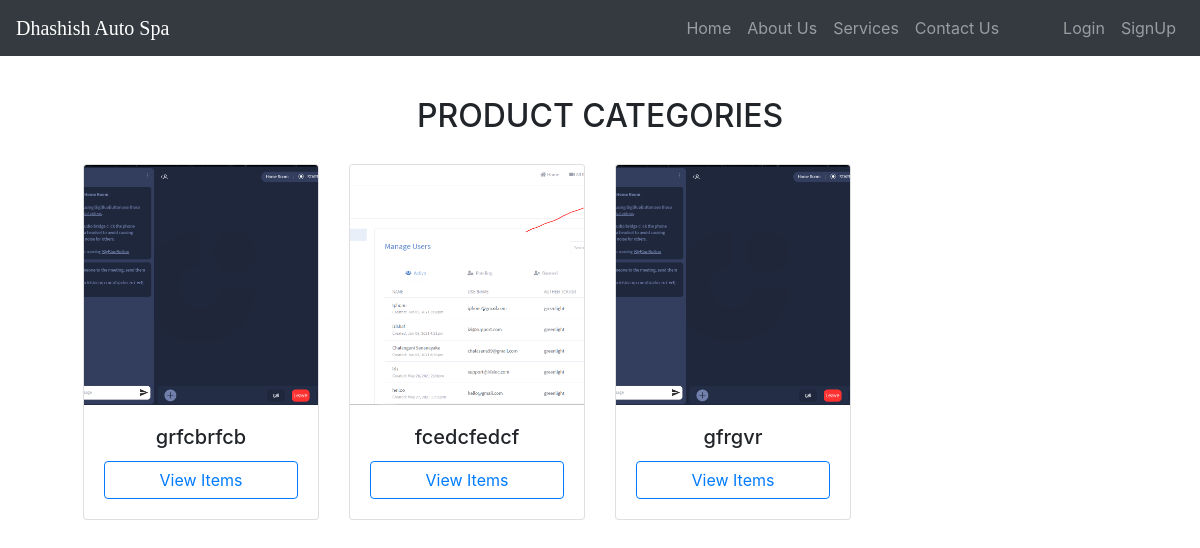
Page /viewCategories.php on the committed database.
### tables this page shows
CREATE TABLE `category` (
  `id` int(5) NOT NULL,
  `name` varchar(50) NOT NULL,
  `thumbnail` blob NOT NULL
);

### viewCategories.php (the view, shortened to what this page needs)
<?php
    require_once("db.php");
    $sql = "SELECT * FROM category";
    $result = $conn->query($sql);
?>
<!DOCTYPE html>
<html lang="en">
<head>
    <?php include("importStyles.php"); ?>
</head>
<body>
    <?php include("header.php"); ?>
    <div class="container-fluid  py-5 px-5" id="items">
    <br>
    <h2 class="fadeInDown text-center" style="margin-bottom:25px;margin-top:25px">PRODUCT CATEGORIES</h1>
    <div class="row" style="margin:20px">
        <?php
            if($result->num_rows > 0){
                while($row = $result->fetch_assoc()){
                    ?>
                        <div class="col-lg-3">
                                <div class="card my-1">
                                    <img  class="card-img-top" src="<?php echo($row['thumbnail']) ?>" style="height:30vh; object-fit: cover; object-position: center; width:100%;">
                                    <div class="card-body">
                                        <h5 class='card-title text-center'><?php echo($row['name']) ?></h5>
                                        <a href="viewItems.php?category=<?php echo($row['id']) ?>" class="btn btn-outline-primary" style="width:100%">View Items</a>
                                    </div>
                                </div>
                        </div>
                    <?php
                }
            }
        ?>
    </div>
    </div>
</body>
</html>

### css/styles.css (style rules this page uses)
html { scroll-behavior: smooth; }

### rows in the picture
category: thumbnail (picture), name "grfcbrfcb", $row['id'] 1 (drawn)
category: thumbnail (picture), name "fcedcfedcf"
category: thumbnail (picture), name "gfrgvr"
